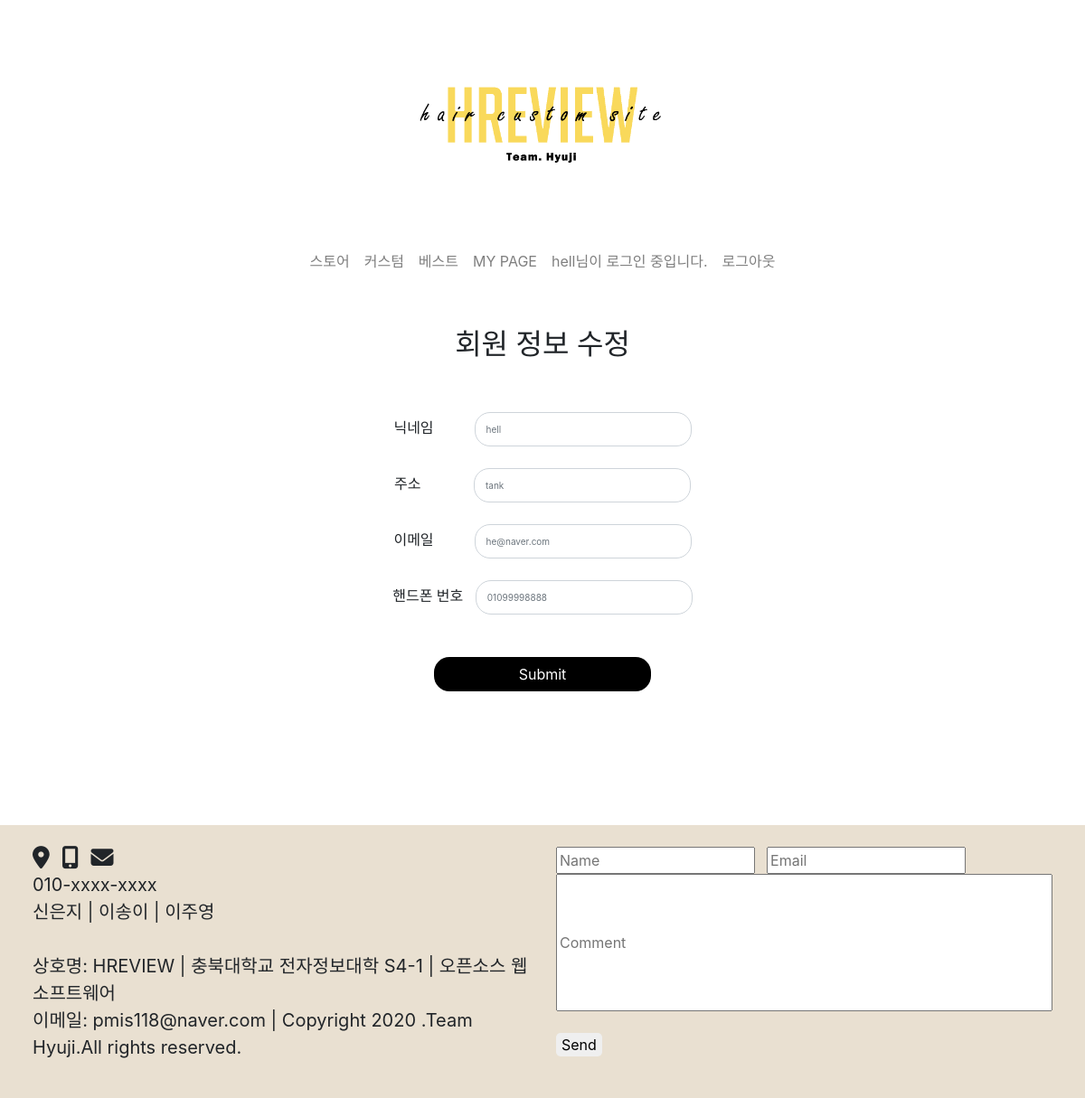
/user_update/ (signed in), run on the app's committed database.
### hyuzi/models.py (models this page shows)
class User(AbstractBaseUser,PermissionsMixin):
    objects = UserManager()
    email = models.EmailField(max_length=255,unique=True)
    nickname = models.CharField(max_length=100,null=False, unique=True)
    username = models.CharField(max_length=100, blank=True, unique=True)
    address = models.CharField(max_length=300, blank=True, unique=True)
    phone=models.CharField(max_length=11, blank=True, unique=True)
    is_active = models.BooleanField(default=True)
    is_admin = models.BooleanField(default=False)
    is_superuser = models.BooleanField(default=False)
    is_staff = models.BooleanField(default=False)
    date_joined = models.DateTimeField(auto_now_add=True)
    USERNAME_FIELD = 'username'
    REQUIRED_FIELDS = ['email', 'nickname', 'address', 'phone']

### hreview/urls.py (the view)
# urls.py: path('user_update/', user_update, name='user_update'),
@login_required
def user_update(request):
    if request.method == 'POST':
        user_change_form = UserChangeForm(data=request.POST, instance=request.user)
        if user_change_form.is_valid():
            user_change_form.save()
            return redirect('mypage')
    else:
        user_change_form = UserChangeForm(instance=request.user)
    return render(request, 'registration/user_update.html', {'user_change_form':user_change_form})

### hreview/urls.py
class UserChangeForm(UserChangeForm):
    class Meta:
        model = User
        fields = {'nickname', 'email', 'address', 'phone'}

### hyuzi/context_processors.py (called while the page is built)
def counter(request):
    item_count = 0
    if 'admin' in request.path:
        return {}
    else:
        try:
            cart = Cart.objects.filter(cart_id = _cart_id(request))
            cart_items = CartItem.objects.all().filter(cart=cart[:1])
            for cart_item in cart_items:
                item_count += cart_item.quantity
        except ObjectDoesNotExist:
            item_count = 0
    return dict(item_count = item_count)

### hyuzi/views.py (called while the page is built)
def _cart_id(request):
    cart = request.session.session_key
    if not cart:
        cart = request.session.create()
    return cart

### templates/registration/user_update.html (shortened to what this page needs)
{% extends '../base.html' %}
{% block content %}
<div class="container mt-5 pb-5 text-center" style="width: 40%">
    <form method="POST">
        <h2>회원 정보 수정</h2><br><br>
        <form method="post" enctype="multipart/form-data">
            <div class="form-group">
                <label for="{{ user_change_form.nickname.id_for_label }}">닉네임&nbsp;&nbsp;&nbsp;&nbsp;&nbsp;&nbsp;&nbsp;&nbsp;&nbsp;</label>
                <input type="text" name="{{ user_change_form.nickname.name }}" class="form-control" id="{{ user_change_form.nickname.id_for_label }}" placeholder="{{ user.nickname }}"><br><br>
                <label for="{{ user_change_form.address.id_for_label }}">주소&nbsp;&nbsp;&nbsp;&nbsp;&nbsp;&nbsp;&nbsp;&nbsp;&nbsp;&nbsp;&nbsp;&nbsp;</label>
                <input type="text" name="{{ user_change_form.address.name }}" class="form-control" id="{{ user_change_form.address.id_for_label }}" placeholder="{{ user.address }}"><br><br>
                <label for="{{ user_change_form.email.id_for_label }}">이메일&nbsp;&nbsp;&nbsp;&nbsp;&nbsp;&nbsp;&nbsp;&nbsp;&nbsp;</label>
                <input type="text" name="{{ user_change_form.email.name }}" class="form-control" id="{{ user_change_form.email.id_for_label }}" placeholder="{{ user.email }}"><br><br>
                <label for="{{ user_change_form.phone.id_for_label }}">핸드폰 번호&nbsp;&nbsp;</label>
                <input type="text" name="{{ user_change_form.phone.name }}" class="form-control" id="{{ user_change_form.phone.id_for_label }}" placeholder="{{ user.phone }}"><br><br>
            </div>
        <input type="submit" class="btn" vallue="Submit"/>
    </form>
</div>
{% endblock%}

### templates/base.html (shortened to what this page needs)
{% load static %}
<!DOCTYPE html>
<html lang="en">
<head>
  <link rel="stylesheet" href="https://stackpath.bootstrapcdn.com/bootstrap/4.1.3/css/bootstrap.min.css">
</head>
<body>
  <div class="jumbotron text-center mb-0">
    <a href = "{% url 'main' %}">
      <img src="/static/img/hreviewlogo.png" style="width:25%;height:20%;">
  </div>
  <nav class="navbar navbar-expand-lg sticky-top navbar-light bg-white" id="main-navbar">
    <div class="collapse navbar-collapse" id="navbarNav">
      <ul class="navbar-nav centered justify-content-center">
          <li class="nav-item">
            <a class="nav-link" href="{% url 'category' 1 %}">스토어</a>
          </li>
          <li class="nav-item">
              <a class="nav-link" href="{% url 'custom' %}">커스텀</a>
          </li>
          <li class="nav-item">
              <a class="nav-link" href="{% url 'best' %}">베스트</a>
          </li>
          <li class="nav-item">
            <a class="nav-link" href="{% url 'mypage' %}">MY PAGE</a>
        </li>
        {% if user.is_authenticated %}
        <li class="nav-item">
          <a class="nav-link" href="#">{{ user.nickname }}님이 로그인 중입니다.</a>
        </li>
        <li>
          <a class="nav-link" href="{% url 'logout' %}">로그아웃</a>
        </li>
        {% endif %}
      </ul>
    </div>
  </nav>
    <div>
        {% block content %}
        {% endblock content %}
    </div>
    <div id="footer">
      <div class="row">
        <div class="col-sm-6">
        <i style="font-size:25px;" class="fas fa-map-marker-alt"></i>&nbsp;&nbsp;
        <i style="font-size:25px;" class="fas fa-mobile-alt"></i>&nbsp;&nbsp;
        <i style="font-size:25px;" class="fas fa-envelope"></i>
        <p style="font-size: 20px">010-xxxx-xxxx<br>
          신은지 | 이송이 | 이주영 <br><br>
          상호명: HREVIEW | 충북대학교 전자정보대학 S4-1 | 오픈소스 웹 소프트웨어<br>
          이메일: pmis118@naver.com | Copyright 2020 .Team Hyuji.All rights reserved.<br>
        </div>
        <div class="col-sm-6">
          <input type="text" style="width:40%;" placeholder="Name">&nbsp;&nbsp;
          <input type="text" style="width:40%;" placeholder="Email"><br>
          <input type="text" style="width:100%; height:60%" placeholder="Comment"><br><br>
          <button type="submit" id="send">Send</button>
        </div>
      </div>
    </div>
</body>
</html>

### templates/base.html (style rules this page uses)
#main-navbar { padding: .4% 10% .4% 10%; }
.jumbotron { background-color: #fff; }
.centered { width: 100%; text-align: center; }
#footer { position: absolute; margin-top: 100px; bottom: 100; width: 100%; height: 25%; background: #e9e0d1; padding: 2% 3% 2% 3%; }
#send { border: none; border-radius: 5px; }

### templates/registration/user_update.html (style rules this page uses)
.form-control { border-radius: 17px; margin-bottom: 0; font-size: 10px; width: 240px; display: inline; margin: 0 auto; }
.btn { display: block; margin: 0 auto; margin-top: 23px; width: 240px; border-radius: 17px; background-color: #000; color: #fff; }

### data on the page
User: nickname "hell", address "tank", email "he@naver.com", phone "01099998888"
